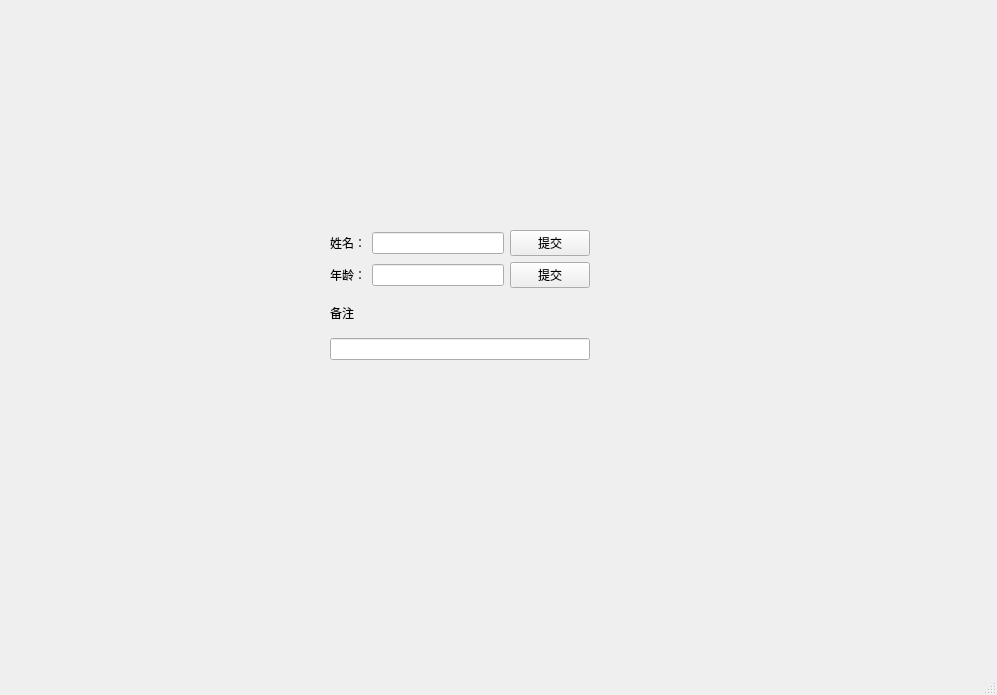
<?xml version="1.0" encoding="UTF-8"?>
<ui version="4.0">
 <class>MainWindow</class>
 <widget class="QMainWindow" name="MainWindow">
  <property name="geometry">
   <rect>
    <x>0</x>
    <y>0</y>
    <width>997</width>
    <height>695</height>
   </rect>
  </property>
  <property name="windowTitle">
   <string>MainWindow</string>
  </property>
  <widget class="QWidget" name="centralwidget">
   <widget class="QWidget" name="">
    <property name="geometry">
     <rect>
      <x>330</x>
      <y>230</y>
      <width>260</width>
      <height>130</height>
     </rect>
    </property>
    <layout class="QVBoxLayout" name="verticalLayout_2">
     <item>
      <layout class="QHBoxLayout" name="horizontalLayout">
       <item>
        <widget class="QLabel" name="label">
         <property name="text">
          <string>姓名：</string>
         </property>
        </widget>
       </item>
       <item>
        <widget class="QLineEdit" name="lineEdit"/>
       </item>
       <item>
        <widget class="QPushButton" name="pushButton">
         <property name="text">
          <string>提交</string>
         </property>
        </widget>
       </item>
      </layout>
     </item>
     <item>
      <layout class="QHBoxLayout" name="horizontalLayout_2">
       <item>
        <widget class="QLabel" name="label_2">
         <property name="text">
          <string>年龄：</string>
         </property>
        </widget>
       </item>
       <item>
        <widget class="QLineEdit" name="lineEdit_2"/>
       </item>
       <item>
        <widget class="QPushButton" name="pushButton_2">
         <property name="text">
          <string>提交</string>
         </property>
        </widget>
       </item>
      </layout>
     </item>
     <item>
      <layout class="QVBoxLayout" name="verticalLayout">
       <item>
        <widget class="QLabel" name="label_3">
         <property name="text">
          <string>备注</string>
         </property>
        </widget>
       </item>
       <item>
        <widget class="QLineEdit" name="lineEdit_3"/>
       </item>
      </layout>
     </item>
    </layout>
   </widget>
  </widget>
  <widget class="QMenuBar" name="menubar">
   <property name="geometry">
    <rect>
     <x>0</x>
     <y>0</y>
     <width>997</width>
     <height>23</height>
    </rect>
   </property>
  </widget>
  <widget class="QStatusBar" name="statusbar"/>
 </widget>
 <resources/>
 <connections/>
</ui>
